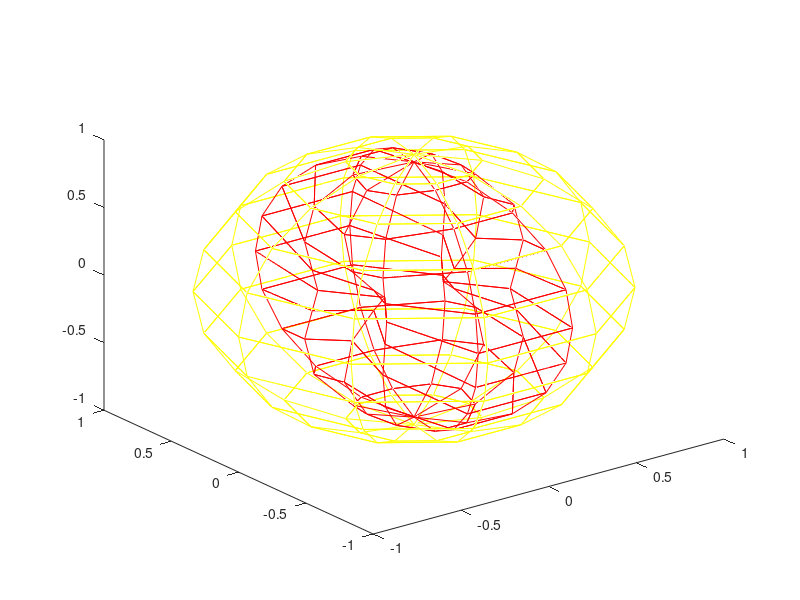

This chart was generated by the following MATLAB code:
function demo_mesh
% demonstrates how the mesh should look
% loops through each square and draws outline of that square
  
  n = 10; % tesselation level (higher == finer)
  
  [xx yy zz] = sphere(n); % generate coordinates
  
  % convert that format into sequential format where each set of four
  % coordinates is a new square
  X = [];
  for r = 1:n
    for c = 1:n
      ind = sub2ind(size(xx), [r r r+1 r+1], [c c+1 c+1 c])';
      sq = [xx(ind) yy(ind) zz(ind)];
      X = [X; sq];
    end
  end
  

  % draw what we just created
  clf; hold on;
  for i = 1:n*n
    sq = X((i-1)*4 + (1:4),:);
    plot3(sq(:,1),sq(:,2),sq(:,3), 'y');
  end
  view(3);
  
  % parameters at this voxel (direction and two eigenvalues)
  %p = [[1 0 0]  1200 100];
  p = [[1 0 0]  1700 300];
  
  % now deform the mesh according to these parameters
  X_ = tensor(X, p);
  for i = 1:n*n
    sq = X_((i-1)*4 + (1:4),:);
    plot3(sq(:,1),sq(:,2),sq(:,3), 'r');
  end

end


function u_ = tensor(u, p)
% scales unit vectors according to parameters
%  u -- unit vectors [Nx3]
%  p=[m l1 l2] -- m orientation, l1/l2 primary/secondary eigenvalue
%  u_ -- scaled vectors
  
  % unpack
  m = p(1:3);
  assert(norm(m) == 1);
  l1 = p(4);
  l2 = p(5);
  
  if m(1) < 0
    m = -m;
  end
  x = m(1); y = m(2); z = m(3);
  R = [x,  y,                      z,
       y,  y*y/(1+x)-1,    y*z/(1+x),
       z,  y*z/(1+x),    z*z/(1+x)-1];
  D = R * diag(1./[l1 l2 l2]) * R' * 1e-6;
  
  % scaling factor (diffusion signal)
  D_ = (u * D) .* u;
  beta = sqrt(pi/1000) * sum(D_,2);
  
  % rescale to size (HACK: just for our display purposes here)
  beta = beta / sum(beta) * 3e2;
  
  % scale vectors
  u_ = beta(:,[1 1 1]) .* u;
end


  %alpha = exp( -1000 * sum(D_,2));
